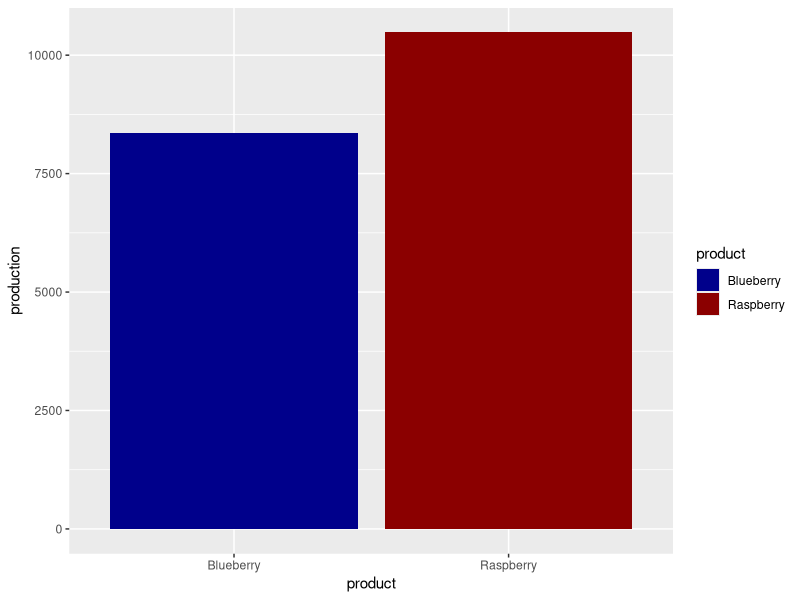
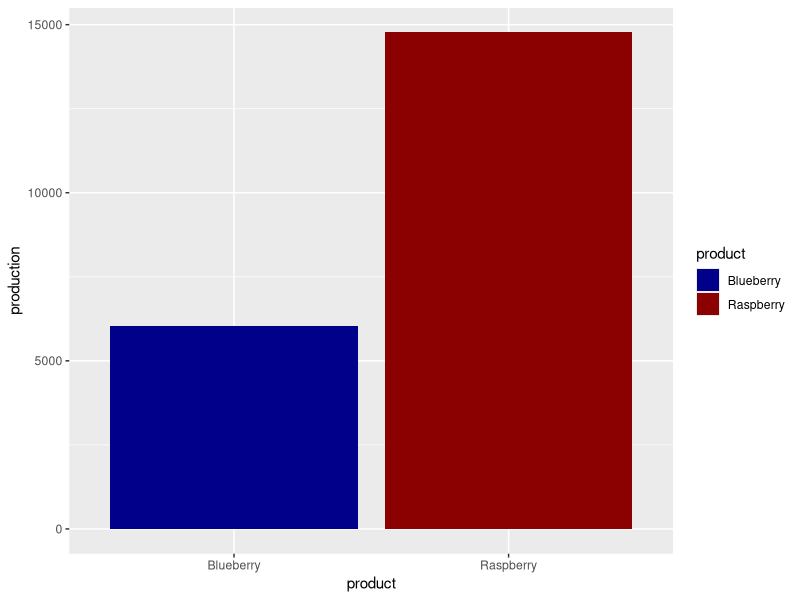
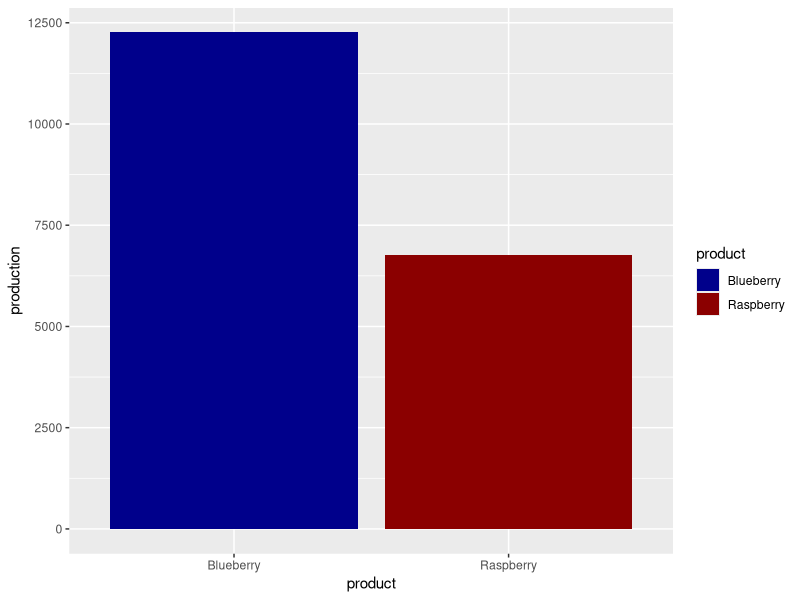

The R script that drew these images, in order:

library(ggplot2)

france <- read.csv("data/France_production_2020.csv")
spain <- read.csv("data/Spain_production_2020.csv")
italy <- read.csv("data/Italy_production_2020.csv")

#' Produce barplot for production data
#'
#' Produce a barplot for yearly production data.... unit 
#'
#' @param production_df A data.frame with at least column product and production 
#' @return A ggplot object 
plot_production <- function(production_df) {
  ggplot(production_df, aes(x = product, y = production, fill = product))+
    geom_col()+
    scale_fill_manual(values = c("darkblue", "darkred"))
}

plot_production(italy)
plot_production(france)
plot_production(spain)

